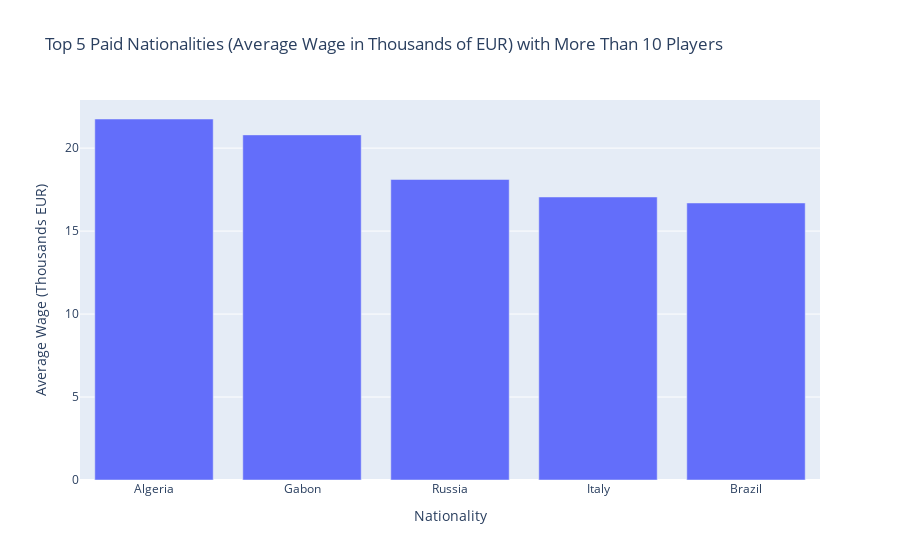

Write notebook code for a chart like this one.
### Code cell
import pandas as pd
import plotly.express as px

# Load dataset
file_path = "nonEncoded.csv"
df = pd.read_csv(file_path)

# Ensure 'Wage' column exists and is numeric
if 'Wage' in df.columns and pd.api.types.is_numeric_dtype(df['Wage']):
    df['Wage_K'] = df['Wage'] / 1000  # Convert to thousands
else:
    raise ValueError("Column 'Wage' is missing or not numeric")

# Count number of players per nationality
nationality_counts = df['Nationality'].value_counts()

# Filter nationalities with more than 3 players
df_filtered = df[df['Nationality'].isin(nationality_counts[nationality_counts > 10].index)]

# Group by nationality and calculate average wage
avg_wage_by_nationality = df_filtered.groupby('Nationality', as_index=False)['Wage_K'].mean()

# Drop missing values and get top 5
top5_paid = avg_wage_by_nationality.dropna().sort_values(by='Wage_K', ascending=False).head(5)

# Print results
print("Top 5 Paid Nationalities (Average Wage in Thousands of EUR) with More Than 10 Players:")
print(top5_paid)

# Plot as bar chart
fig = px.bar(
    top5_paid,
    x='Nationality',
    y='Wage_K',
    title="Top 5 Paid Nationalities (Average Wage in Thousands of EUR) with More Than 10 Players",
    labels={'Wage_K': 'Average Wage (Thousands EUR)'}
)
fig.show()

### Figure 1 — Plotly figure (JSON) as saved in the notebook; plotly's stock layout.template omitted (floating-point values rounded to 4 significant figures)
{"data": [{"alignmentgroup": "True", "hovertemplate": "Nationality=%{x}<br>Average Wage (Thousands EUR)=%{y}<extra></extra>", "legendgroup": "", "marker": {"color": "#636efa", "pattern": {"shape": ""}}, "name": "", "offsetgroup": "", "orientation": "v", "showlegend": false, "textposition": "auto", "type": "bar", "x": ["Algeria", "Gabon", "Russia", "Italy", "Brazil"], "xaxis": "x", "y": [21.75, 20.8, 18.11, 17.05, 16.69], "yaxis": "y"}], "layout": {"autosize": true, "barmode": "relative", "legend": {"tracegroupgap": 0}, "title": {"text": "Top 5 Paid Nationalities (Average Wage in Thousands of EUR) with More Than 10 Players"}, "xaxis": {"anchor": "y", "autorange": true, "domain": [0, 1], "range": [-0.5, 4.5], "title": {"text": "Nationality"}, "type": "category"}, "yaxis": {"anchor": "x", "autorange": true, "domain": [0, 1], "range": [0, 22.9], "title": {"text": "Average Wage (Thousands EUR)"}, "type": "linear"}}}
